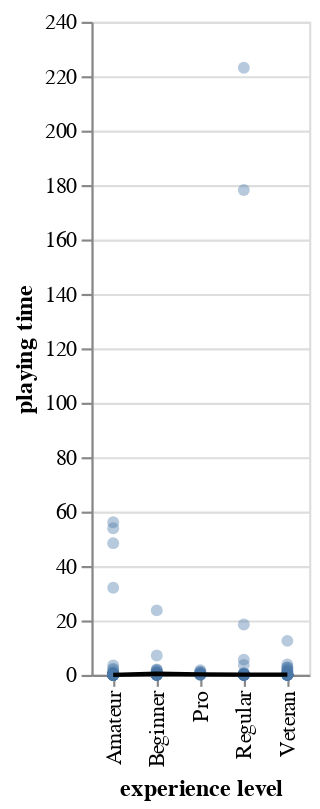

Here is the notebook cell this chart was saved with:
### Code cell
players_preds = players_training.assign(
    predictions= players_tuned.predict(X_train)
)

players_plot = alt.Chart(players_preds).mark_circle(opacity = 0.4).encode(
    x = alt.X("experience").title("experience level"), 
    y = alt.Y("played_hours").title("playing time")
) + alt.Chart(players_preds).mark_line(color='black').encode(
    x='experience',
    y='predictions'
)


players_plot

### Figure 1 — Vega-Lite specification as saved in the notebook (floating-point values rounded to 4 significant figures; data arrays with more than 128 entries replaced by an {"elided": "..."} marker saying what was removed)
{"config": {"view": {"continuousWidth": 300, "continuousHeight": 300}}, "layer": [{"mark": {"type": "circle", "opacity": 0.4}, "encoding": {"x": {"field": "experience", "title": "experience level", "type": "nominal"}, "y": {"field": "played_hours", "title": "playing time", "type": "quantitative"}}}, {"mark": {"type": "line", "color": "black"}, "encoding": {"x": {"field": "experience", "type": "nominal"}, "y": {"field": "predictions", "type": "quantitative"}}}], "data": {"name": "data-105ba5dd99b22e94b61948998c7273db"}, "$schema": "https://vega.github.io/schema/vega-lite/v5.20.1.json", "datasets": {"data-105ba5dd99b22e94b61948998c7273db": {"elided": "147 records"}}}
